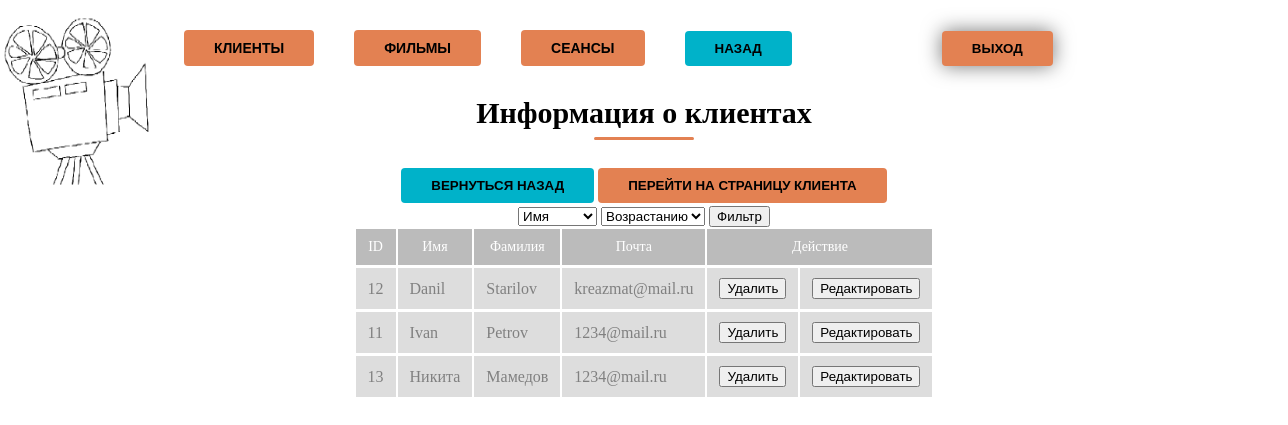
Screenshot of /adminpanel/redC.php with the database file from the repository.
### adminpanel/redC.php (the view, shortened to what this page needs)
<?php
include '../connect.php';
$order = isset($_GET['order']) ? $_GET['order'] : 'asc';
$filter_field = isset($_GET['filter_field']) ? $_GET['filter_field'] : 'Имя';
?>
<!DOCTYPE html>
<html>
<head>
    <?php include 'navigation.php'; ?>
    <link rel="stylesheet" type="text/css" href="../css/color-text.css">
    <link rel="stylesheet" type="text/css" href="../css/style.css">
    <link rel="stylesheet" type="text/css" href="../css/shadow.css">
</head>
<body>
<div class="container">
    <div class="jumbotron-item">
        <div class="features-box">
            <h1 class="features-t">Информация о клиентах</h1>
            <table align="center">
                <tr>
                    <td>
                        <div class="navs-item" align="center"><a href="../adminpanel/profileA.php"><button class="btn txt-uppercase blue">Вернуться назад</button></a></div>
                    </td>
                    <td>
                        <div class="navs-item" align="center"><a href="../#" target="_blank"><button class="btn txt-uppercase">Перейти на страницу клиента</button></a></div>
                    </td>
                </tr>
            </table>
            <div align="center">
                <form action="redC.php" method="get">
                    <select name="filter_field">
                        <option value="Имя" <?php if($filter_field == 'Имя') echo 'selected'; ?>>Имя</option>
                    </select>
                    <select name="order">
                        <option value="asc" <?php if($order == 'asc') echo 'selected'; ?>>Возрастанию</option>
                    </select>
                    <button type="submit">Фильтр</button>
                </form>
            </div>
            <table align="center" class="cart-tables">
                <tr>
                    <th>ID</th>
                    <th>Имя</th>
                    <th>Фамилия</th>
                    <th>Почта</th>
                    <th colspan="2">Действие</th>
                </tr>
                <?php
                $CLIENTI = mysqli_query($dp, "SELECT * FROM клиенты ORDER BY $filter_field $order");
                while($OutCL = mysqli_fetch_array($CLIENTI)) {
                    echo '<tr id="client-row-' . $OutCL['Идентификатор'] . '">';
                    echo '<td>' . htmlspecialchars($OutCL['Идентификатор']) . '</td>';
                    echo '<td class="editable" data-id="' . $OutCL['Идентификатор'] . '" data-field="Имя">' . htmlspecialchars($OutCL['Имя']) . '</td>';
                    echo '<td class="editable" data-id="' . $OutCL['Идентификатор'] . '" data-field="Фамилия">' . htmlspecialchars($OutCL['Фамилия']) . '</td>';
                    echo '<td class="editable" data-id="' . $OutCL['Идентификатор'] . '" data-field="Электронная_почта">' . htmlspecialchars($OutCL['Электронная_почта']) . '</td>';
                    echo '<td>
                                <form action="redC.php" method="get" style="display:inline;">
                                    <input type="hidden" name="DELclient" value="' . $OutCL['Идентификатор'] . '">
                                    <button type="submit">Удалить</button>
                                </form>
                              </td>';
                    echo '<td>
                                <button onclick="editClient(' . $OutCL['Идентификатор'] . ', this)">Редактировать</button>
                              </td>';
                    echo '</tr>';
                }
                ?>
            </table>
        </div>
    </div>
</div>
</body>
</html>

### css/color-text.css (style rules this page uses)
:root { --primary: #262626; --primary-disabled: #292222; --secondary: #FFFFFF; --secondary-disabled: #434345; --third: #e38152; --third-disabled: #c23000; --o1: #00b2c9; --o1-disabled: #008191; }

### css/style.css (style rules this page uses)
body { background-image: url("../img/background.png"); background-size: 315px 185px; background-repeat: no-repeat; }
html, body { scroll-behavior: smooth; }
.cart-tables th { font-weight: normal; font-size: 14px; color: #FFF; padding: 10px 12px; background: rgba(187,187,187); }
.cart-tables td { color: gray; border-top: 1px solid white; padding: 10px 12px; background: rgba(187,187,187, .5); transition: .3s; }
.btn { border: none; background-color: var(--third); padding: 10px 30px; border-radius: 4px; cursor: pointer; }
.txt-uppercase { text-transform: uppercase !important; }
.btn.blue { background-color: var(--o1); }
.container { max-width: 1000px; margin: 0 auto; padding: 0 20px; }
.navs-item .btn { font-weight: bold; }
.features-box .features-t { font-size: 30px; text-align: center; margin-bottom: 25px; }
.features-box .features-t::after { content: ""; display: block; border-bottom: 3px solid var(--third); width: 10%; margin: 0 auto; border-radius: 50px; margin-top: 7px; min-width: 70px; }

### rows the page displays
клиенты: Идентификатор "12", Имя "Danil", Фамилия "Starilov", Электронная_почта "kreazmat@mail.ru"
клиенты: Идентификатор "11", Имя "Ivan", Фамилия "Petrov", Электронная_почта "1234@mail.ru"
клиенты: Идентификатор "13", Имя "Никита", Фамилия "Мамедов", Электронная_почта "1234@mail.ru"
